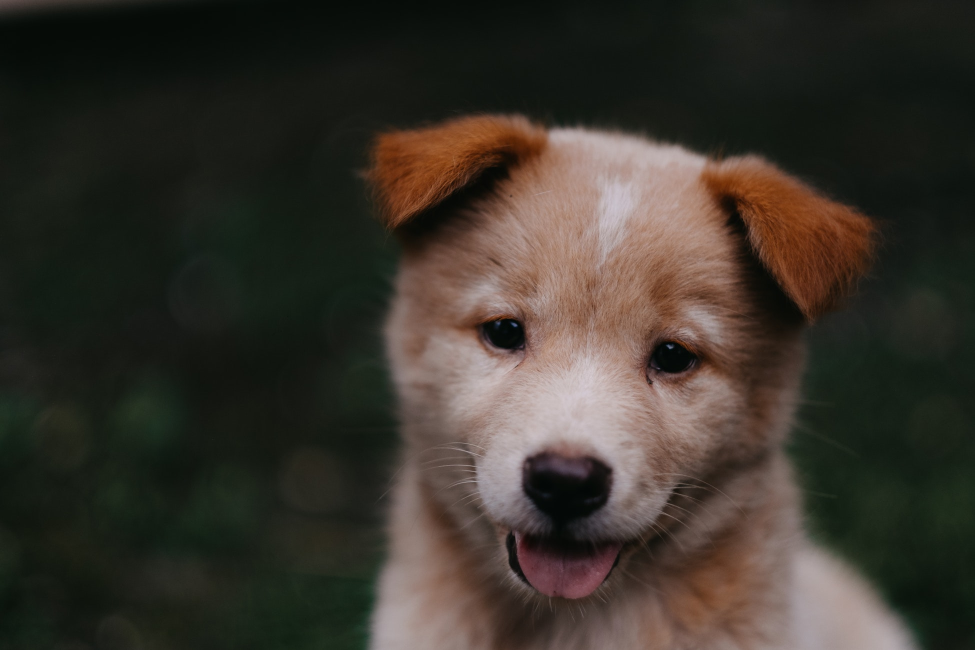
#> input picture image1.jpg, 1950 x 1300 px (shown at 1/2 size)
$ jupyter execute imgbitslicinig.ipynb
#> lines starting #> are read from the running program, lines starting #| are printed output that depends on the picture; after the words box and inside, x2 and y2 are one past the last pixel; in counts of white or black regions, pixels touching at a corner belong together
[cell 1]
import numpy as np
import cv2
# Read the image in greyscale
img = cv2.imread('image1.jpg',0)
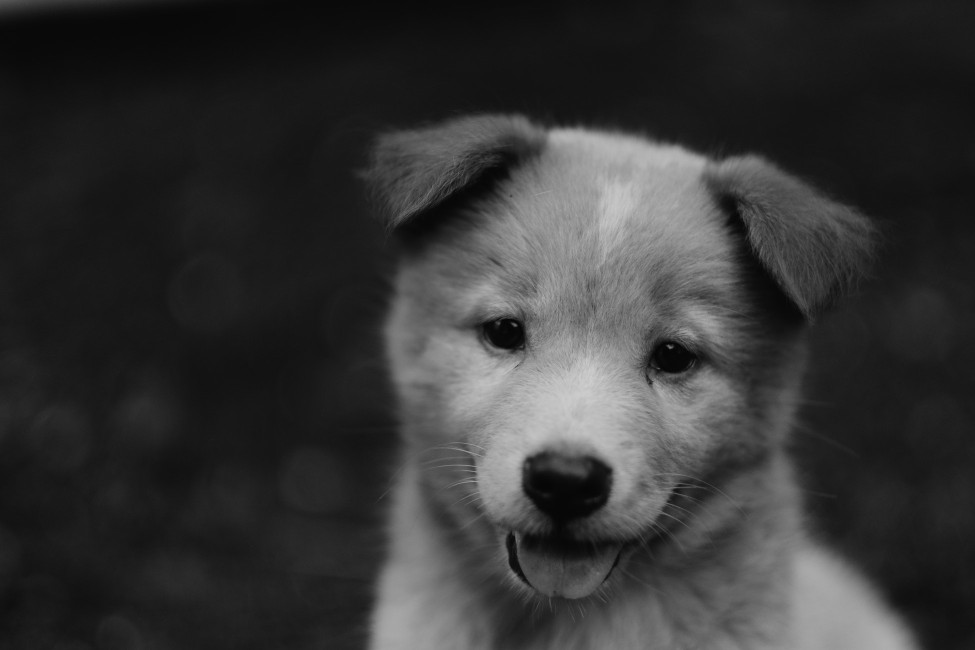
#> img: shape (1300, 1950) (shown at 1/2 size); min 1, max 209, mean 52.6

#Iterate over each pixel and change pixel value to binary using np.binary_repr() and store it in a list.
lst = []
for i in range(img.shape[0]):
    for j in range(img.shape[1]):
         lst.append(np.binary_repr(img[i][j] ,width=8)) # width = no. of bits
#> after the loop, lst = 2535000 items

'''We have a list of strings where each string represents binary pixel value.
To extract bit planes we need to iterate over the strings and store the characters corresponding to bit planes into lists.
Multiply with 2^(n-1) and reshape to reconstruct the bit image.'''

eight_bit_img = (np.array([int(i[0]) for i in lst],dtype = np.uint8) * 128).reshape(img.shape[0],img.shape[1])
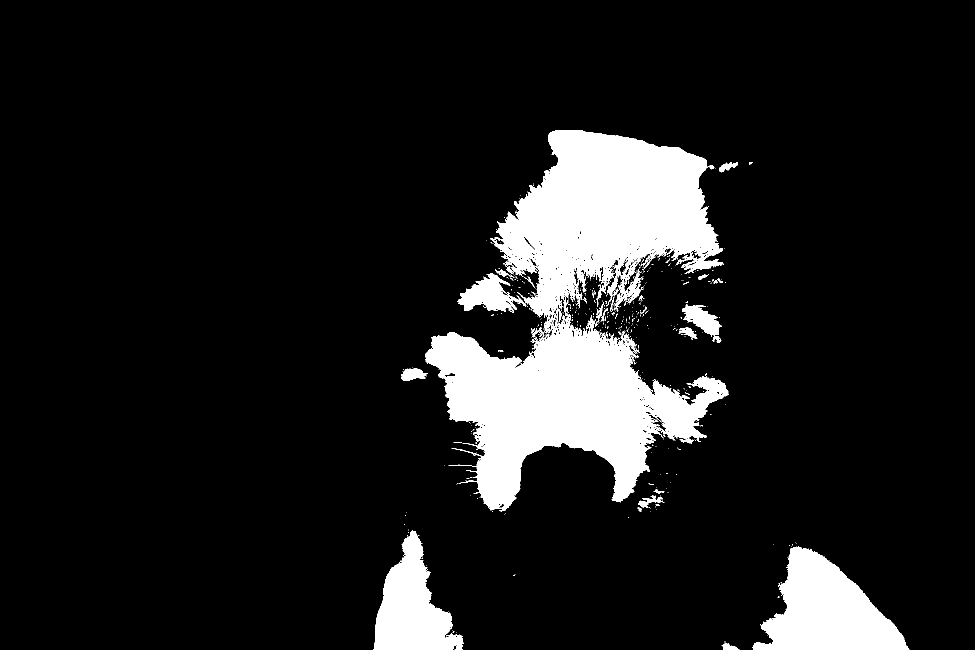
#> eight_bit_img: shape (1300, 1950) (shown at 1/2 size); values 0 (black) and 128 (white), 11.2% white; 499 white regions (462 under 20 px), largest, box (x1, y1, x2, y2) and area: (850, 260, 1458, 1023) 211078, (1504, 1093, 1819, 1300) 35951, (747, 1061, 927, 1300) 22738
seven_bit_img = (np.array([int(i[1]) for i in lst],dtype = np.uint8) * 64).reshape(img.shape[0],img.shape[1])
#> seven_bit_img: shape (1300, 1950); values 0 (black) and 64 (white), 16.8% white; 952 white regions (883 under 20 px), largest, box (x1, y1, x2, y2) and area: (731, 230, 1842, 1300) 402860, (1025, 1061, 1225, 1217) 9087, (1076, 717, 1211, 853) 7096
six_bit_img = (np.array([int(i[2]) for i in lst],dtype = np.uint8) * 32).reshape(img.shape[0],img.shape[1])
#> six_bit_img: shape (1300, 1950); values 0 (black) and 32 (white), 28% white; 2632 white regions (2390 under 20 px), largest, box (x1, y1, x2, y2) and area: (268, 222, 1950, 1300) 497731, (1178, 917, 1832, 1300) 49232, (1102, 265, 1408, 530) 28937
five_bit_img = (np.array([int(i[3]) for i in lst],dtype = np.uint8) * 16).reshape(img.shape[0],img.shape[1])
#> five_bit_img: shape (1300, 1950); values 0 (black) and 16 (white), 67.5% white; 3644 black regions (3319 under 20 px), largest, box (x1, y1, x2, y2) and area: (268, 222, 1950, 1300) 518539, (0, 0, 1136, 183) 107792, (1178, 917, 1832, 1300) 28825
four_bit_img = (np.array([int(i[4]) for i in lst],dtype = np.uint8) * 8).reshape(img.shape[0],img.shape[1])
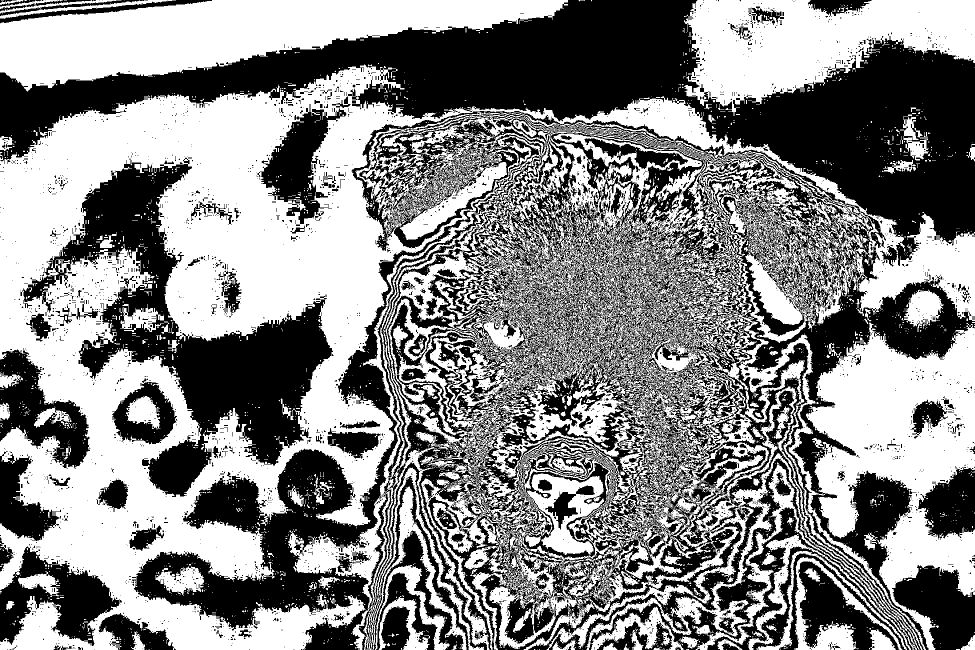
#> four_bit_img: shape (1300, 1950) (shown at 1/2 size); values 0 (black) and 8 (white), 53% white; 5153 black regions (4740 under 20 px), largest, box (x1, y1, x2, y2) and area: (268, 222, 1950, 1300) 529142, (0, 0, 1950, 533) 299544, (45, 315, 666, 994) 117959
three_bit_img = (np.array([int(i[5]) for i in lst],dtype = np.uint8) * 4).reshape(img.shape[0],img.shape[1])
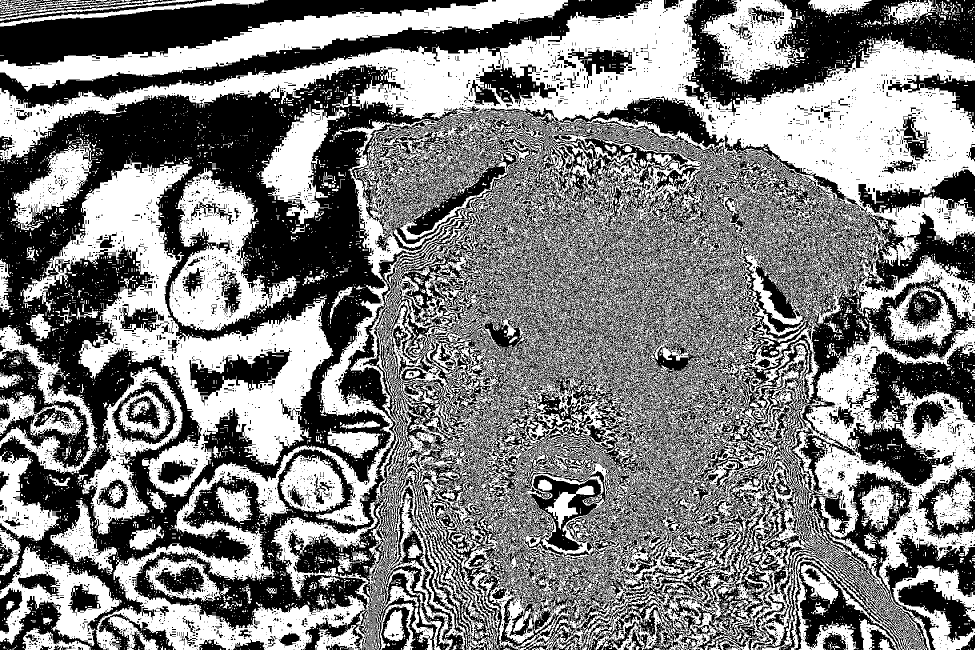
#> three_bit_img: shape (1300, 1950) (shown at 1/2 size); values 0 (black) and 4 (white), 50.1% white; 6703 black regions (6234 under 20 px), largest, box (x1, y1, x2, y2) and area: (0, 129, 1950, 1300) 894297, (1368, 0, 1950, 232) 55609, (0, 0, 976, 133) 52118
two_bit_img = (np.array([int(i[6]) for i in lst],dtype = np.uint8) * 2).reshape(img.shape[0],img.shape[1])
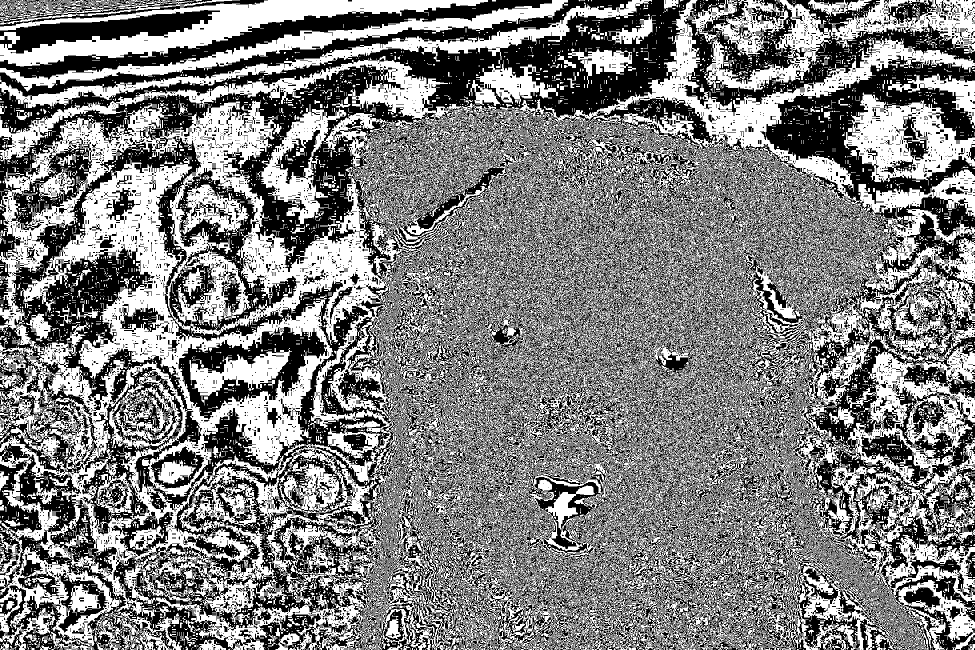
#> two_bit_img: shape (1300, 1950) (shown at 1/2 size); values 0 (black) and 2 (white), 50% white; 8276 black regions (7654 under 20 px), largest, box (x1, y1, x2, y2) and area: (0, 0, 1950, 1300) 1012826, (0, 0, 1104, 159) 27670, (1368, 0, 1950, 232) 23095
one_bit_img = (np.array([int(i[7]) for i in lst],dtype = np.uint8) * 1).reshape(img.shape[0],img.shape[1])
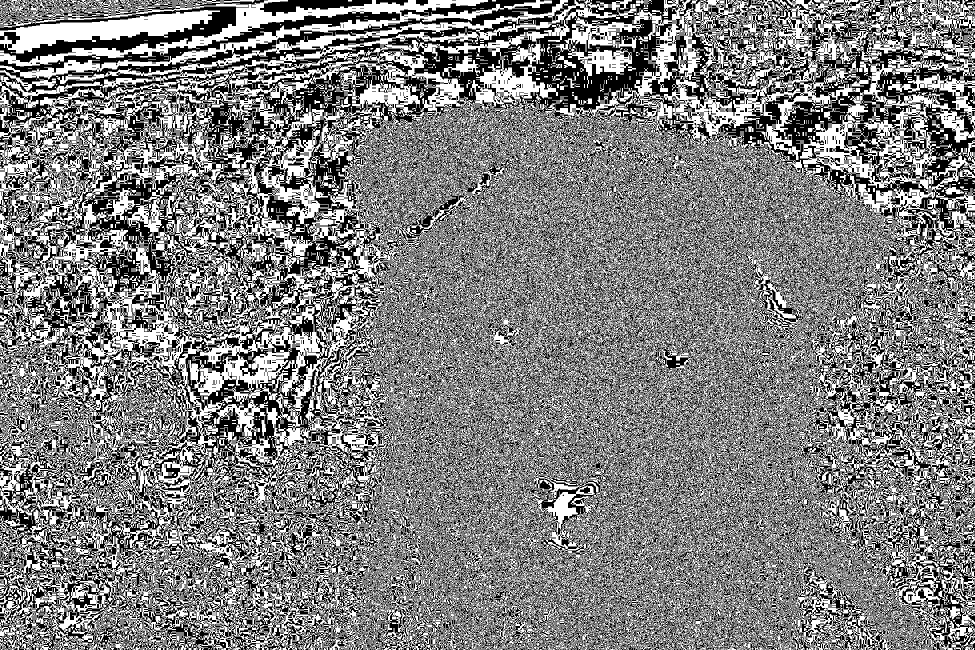
#> one_bit_img: shape (1300, 1950) (shown at 1/2 size); values 0 (black) and 1 (white), 49.9% white; 6348 white regions (5756 under 20 px), largest, box (x1, y1, x2, y2) and area: (0, 0, 1950, 1300) 1167024, (0, 20, 440, 107) 15047, (0, 0, 509, 55) 8172

#Concatenate these images for ease of display using cv2.hconcat()
finalr = cv2.hconcat([eight_bit_img,seven_bit_img,six_bit_img,five_bit_img])
finalv =cv2.hconcat([four_bit_img,three_bit_img,two_bit_img,one_bit_img])
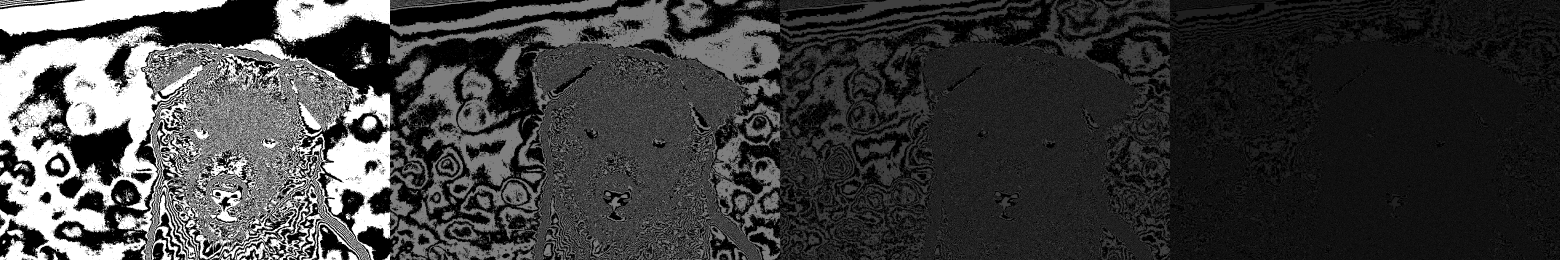
#> finalv: shape (1300, 7800) (shown at 1/5 size); min 0, max 8, mean 1.94; drawn with min black and max white

# Vertically concatenate
final = cv2.vconcat([finalr,finalv])

# Display the images
final=cv2.resize(final,(500,500))
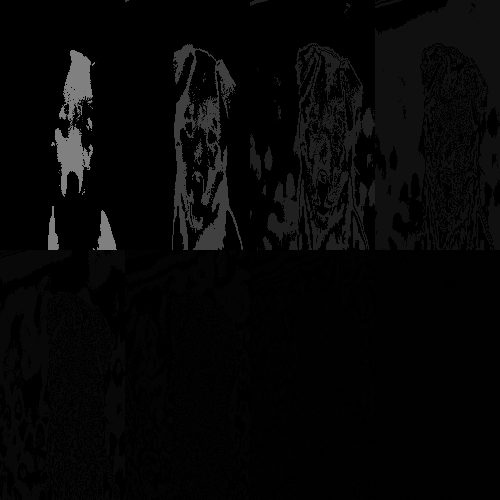
#> final: shape (500, 500); min 0, max 128, mean 6.6
cv2.imshow('output',final)
cv2.waitKey(0)
cv2.destroyAllWindows()
